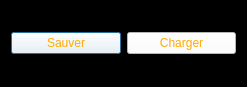
<?xml version="1.0" encoding="UTF-8"?>
<ui version="4.0">
 <class>sauver_charger</class>
 <widget class="QDialog" name="sauver_charger">
  <property name="geometry">
   <rect>
    <x>0</x>
    <y>0</y>
    <width>247</width>
    <height>87</height>
   </rect>
  </property>
  <property name="windowTitle">
   <string>Dialog</string>
  </property>
  <property name="styleSheet">
   <string notr="true">background-color: rgb(0, 0, 0);</string>
  </property>
  <layout class="QGridLayout" name="gridLayout">
   <item row="0" column="0">
    <widget class="QPushButton" name="sauver">
     <property name="cursor">
      <cursorShape>PointingHandCursor</cursorShape>
     </property>
     <property name="styleSheet">
      <string notr="true">color: rgb(255, 170, 0);
background-color: rgb(255, 255, 255);</string>
     </property>
     <property name="text">
      <string>Sauver</string>
     </property>
    </widget>
   </item>
   <item row="0" column="1">
    <widget class="QPushButton" name="charger">
     <property name="cursor">
      <cursorShape>PointingHandCursor</cursorShape>
     </property>
     <property name="styleSheet">
      <string notr="true">color: rgb(255, 170, 0);
background-color: rgb(255, 255, 255);</string>
     </property>
     <property name="text">
      <string>Charger</string>
     </property>
    </widget>
   </item>
  </layout>
 </widget>
 <resources/>
 <connections/>
</ui>
